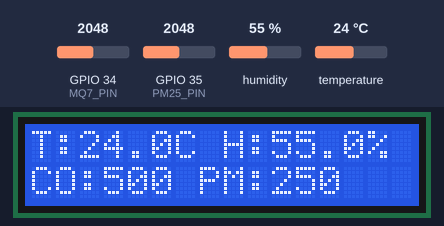
Bench run of a sketch on a simulated ESP32. On the bench: 16×2 character LCD. The test bench sets the inputs (shaded band); at power-on: humidity 55 %, GPIO 34 (MQ7_PIN) = 2048, GPIO 35 (PM25_PIN) = 2048, temperature 24 °C. WiFi joins after 1.5 s; servers stay silent unless stated; what the sketch prints to the serial monitor is not drawn.

Above: at 8.5 s.
8.6 s: humidity set to 22 %
At 13.4 s:
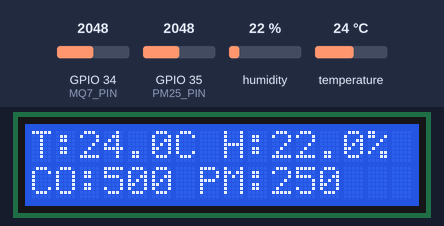
14.4 s: GPIO 34 (MQ7_PIN) set to 2866
At 18.4 s:
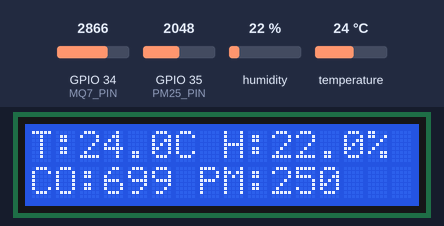
19.4 s: GPIO 35 (PM25_PIN) set to 2866
At 23.5 s:
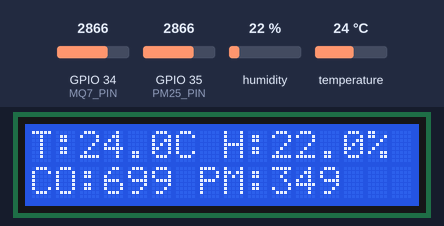
24.4 s: temperature set to 12 °C
At 28.4 s:
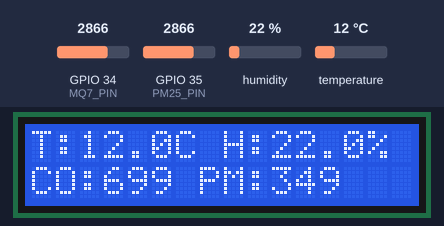
29.4 s: GPIO 34 (MQ7_PIN) set to 3972
At 33.5 s:
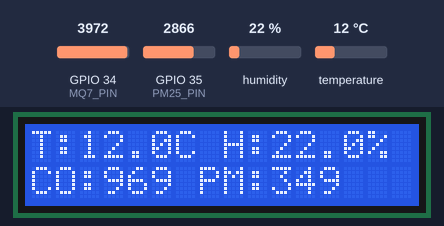
34.4 s: GPIO 35 (PM25_PIN) set to 3972
At 38.4 s:
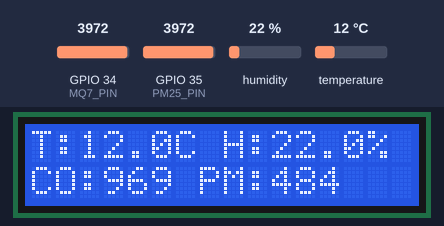
Timing chart, 0 to 39.9 s (numbered marks = the images above; inputs shaded):
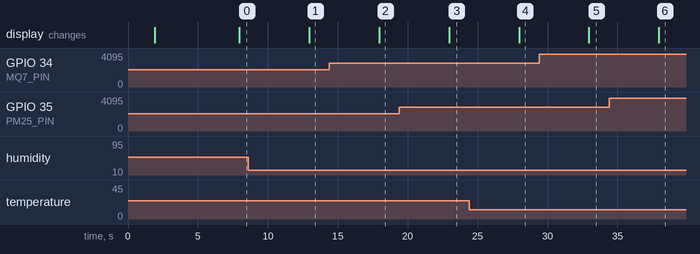

Measured:
- after the input at 8.6 s, the display: changes after 4.4 s (image 1)
- after the input at 14.4 s, the display: changes after 3.6 s (image 2)
- after the input at 19.4 s, the display: changes after 3.6 s (image 3)
- after the input at 24.4 s, the display: changes after 3.6 s (image 4)
- after the input at 29.4 s, the display: changes after 3.6 s (image 5)
- after the input at 34.4 s, the display: changes after 3.6 s (image 6)

The sketch:

Weather_Monitoring_System.ino
```cpp
// --- Blynk Template Information ---
#define BLYNK_TEMPLATE_ID "YOUR_TEMPLATE_ID"
#define BLYNK_TEMPLATE_NAME "Smart Irrigation System"
#define BLYNK_AUTH_TOKEN "YOUR_BLYNK_AUTH_TOKEN"

/*
 * IoT-based Weather Monitoring System
 * * This project uses an ESP32 to collect data from DHT11 (temperature & humidity),
 * MQ7 (Carbon Monoxide), and a generic PM2.5 (Particulate Matter) sensor.
 * Data is displayed on a 16x2 I2C LCD and sent to the Blynk Cloud for remote monitoring.
 *
 * Required Libraries:
 * 1. Blynk by Volodymyr Shymanskyy (Install from Arduino Library Manager)
 * 2. DHT sensor library by Adafruit (Install from Arduino Library Manager)
 * 3. Adafruit Unified Sensor by Adafruit (Dependency for DHT library)
 * 4. LiquidCrystal_I2C by Frank de Brabander (Install from Arduino Library Manager)
 *
 * Blynk App Setup:
 * 1. Create a new project in the Blynk app.
 * 2. Choose "ESP32 Dev Board" as the hardware.
 * 3. Add widgets to your dashboard and assign Virtual Pins:
 * - Gauge for Temperature (e.g., V0)
 * - Gauge for Humidity (e.g., V1)
 * - Gauge for CO Level (e.g., V2)
 * - Gauge for PM2.5 (e.g., V3)
 * 4. Your Auth Token will be sent to your email. Paste it into the `BLYNK_AUTH_TOKEN` variable below.
 *
 * Hardware Connections:
 * -----------------------------------------------------
 * Component      | ESP32 Pin
 * -----------------------------------------------------
 * DHT11          | GPIO 4  (Data Pin)
 * MQ7 (AOUT)     | GPIO 34 (Analog Input)
 * PM2.5 (Vout)   | GPIO 35 (Analog Input)
 * I2C LCD (SDA)  | GPIO 21
 * I2C LCD (SCL)  | GPIO 22
 * -----------------------------------------------------
 * Note: Connect VCC and GND of all sensors and the LCD
 * to the appropriate 5V/3.3V and GND pins on the ESP32.
 * The MQ7 sensor requires a pre-heating period to give stable readings.
 */

// Define to print debugging information to the Serial Monitor
#define BLYNK_PRINT Serial

// Include necessary libraries
#include <WiFi.h>
#include <WiFiClient.h>
#include <BlynkSimpleEsp32.h>
#include <DHT.h>
#include <Wire.h>
#include <LiquidCrystal_I2C.h>

// Your WiFi credentials
char ssid[] = "YOUR_WIFI_SSID";
char pass[] = "YOUR_WIFI_PASSWORD";

// Define sensor pins
#define DHTPIN 4          // Digital pin connected to the DHT sensor
#define DHTTYPE DHT11     // DHT 11
#define MQ7_PIN 34        // Analog pin for MQ7 sensor
#define PM25_PIN 35       // Analog pin for PM2.5 sensor

// Initialize DHT sensor
DHT dht(DHTPIN, DHTTYPE);

// Initialize I2C LCD (address 0x27, 16 columns, 2 rows)
LiquidCrystal_I2C lcd(0x27, 16, 2);

// Initialize Blynk Timer
BlynkTimer timer;

// This function sends sensor data to Blynk and updates the LCD
void sendSensorData() {
    // Read Temperature and Humidity from DHT11
    float humidity = dht.readHumidity();
    // Read temperature as Celsius (the default)
    float temperature = dht.readTemperature();

    // Check if any reads failed and exit early (to try again).
    if (isnan(humidity) || isnan(temperature)) {
        Serial.println("Failed to read from DHT sensor!");
        lcd.clear();
        lcd.setCursor(0, 0);
        lcd.print("DHT Sensor Error");
        return;
    }

    // Read Analog value from MQ7 Carbon Monoxide sensor
    int co_value = analogRead(MQ7_PIN);
    // Simple mapping for demonstration. Calibration is needed for accurate PPM.
    float co_ppm = map(co_value, 0, 4095, 0, 1000);

    // Read Analog value from PM2.5 sensor
    // Note: This is a simplified reading. Many PM2.5 sensors (like the GP2Y1010AU0F)
    // require a specific pulse to the LED before reading. This code assumes a direct
    // analog output proportional to dust density. Please consult your sensor's datasheet.
    int pm25_value = analogRead(PM25_PIN);
    // Simple mapping for demonstration. Calibration is crucial for accuracy.
    float pm25_density = map(pm25_value, 0, 4095, 0, 500); // ug/m3

    // Print readings to the Serial Monitor for debugging
    Serial.println("-----------------------------");
    Serial.print("Temperature: ");
    Serial.print(temperature);
    Serial.println(" °C");
    Serial.print("Humidity: ");
    Serial.print(humidity);
    Serial.println(" %");
    Serial.print("CO Level: ");
    Serial.print(co_ppm);
    Serial.println(" ppm");
    Serial.print("PM2.5 Density: ");
    Serial.print(pm25_density);
    Serial.println(" ug/m3");

    // Send data to Blynk Virtual Pins
    Blynk.virtualWrite(V0, temperature); // Virtual Pin for Temperature
    Blynk.virtualWrite(V1, humidity);    // Virtual Pin for Humidity
    Blynk.virtualWrite(V2, co_ppm);      // Virtual Pin for CO Level
    Blynk.virtualWrite(V3, pm25_density);// Virtual Pin for PM2.5

    // Display data on the LCD
    lcd.clear();
    // First line: Temperature and Humidity
    lcd.setCursor(0, 0);
    lcd.print("T:");
    lcd.print(temperature, 1); // 1 decimal place
    lcd.print("C ");
    lcd.print("H:");
    lcd.print(humidity, 1);
    lcd.print("%");

    // Second line: CO and PM2.5
    lcd.setCursor(0, 1);
    lcd.print("CO:");
    lcd.print(co_ppm, 0); // No decimal places
    lcd.print(" PM:");
    lcd.print(pm25_density, 0);
}

void setup() {
    // Start Serial communication
    Serial.begin(115200);
    Serial.println("Weather Monitoring System Starting...");

    // Initialize the LCD
    lcd.begin(); // <-- FIX: Changed from lcd.init() to lcd.begin()
    lcd.backlight();
    lcd.setCursor(0, 0);
    lcd.print("Connecting to");
    lcd.setCursor(0, 1);
    lcd.print("Blynk...");

    // Initialize the DHT sensor
    dht.begin();

    // Connect to WiFi and Blynk
    Blynk.begin(BLYNK_AUTH_TOKEN, ssid, pass);

    // Check connection
    if (Blynk.connected()) {
        Serial.println("Connected to Blynk!");
        lcd.clear();
        lcd.setCursor(0, 0);
        lcd.print("Connected!");
        delay(1000);
    } else {
        Serial.println("Failed to connect to Blynk.");
        lcd.clear();
        lcd.setCursor(0, 0);
        lcd.print("Connection Fail");
    }

    // Setup a timer to call sendSensorData() every 5 seconds
    timer.setInterval(5000L, sendSensorData);
}

void loop() {
    // Run Blynk functions
    Blynk.run();
    // Run Timer
    timer.run();
}
```
